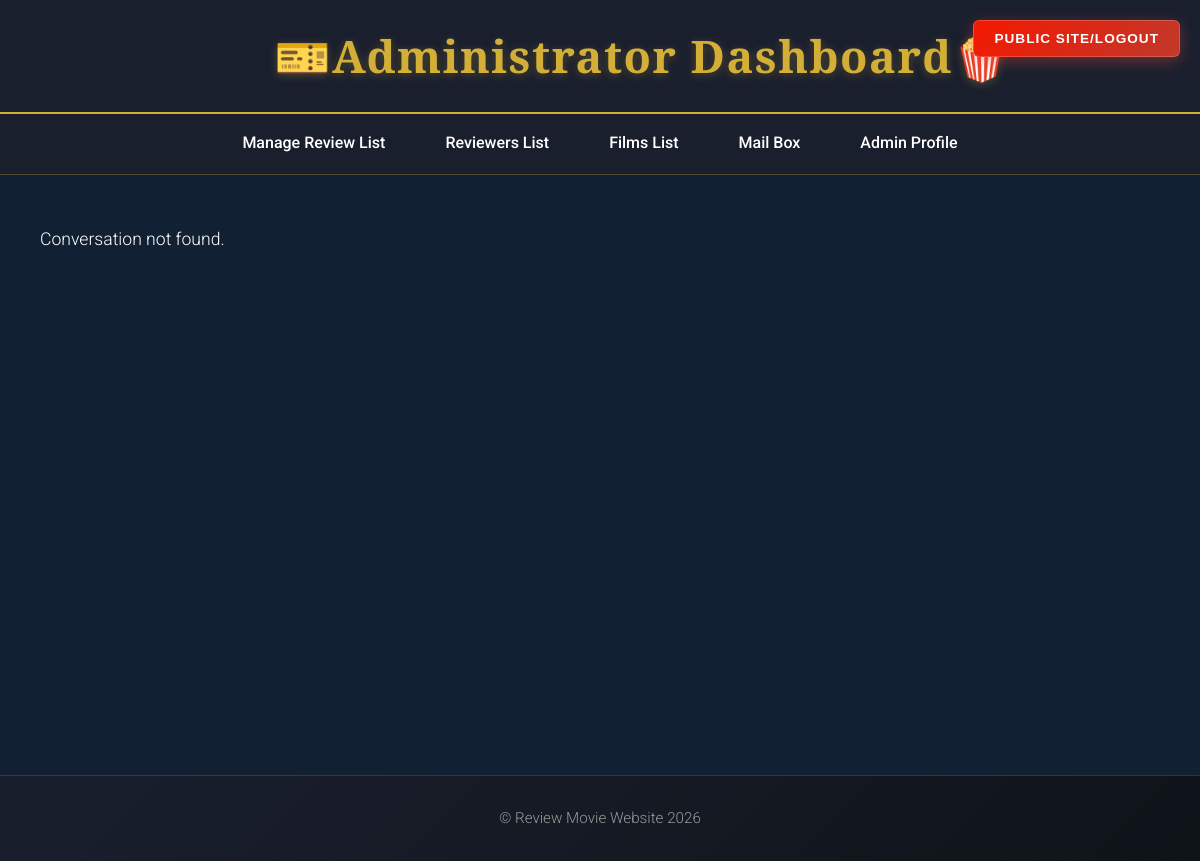
The app's page /Admin/conversation.php?id=40 (signed in), older data.
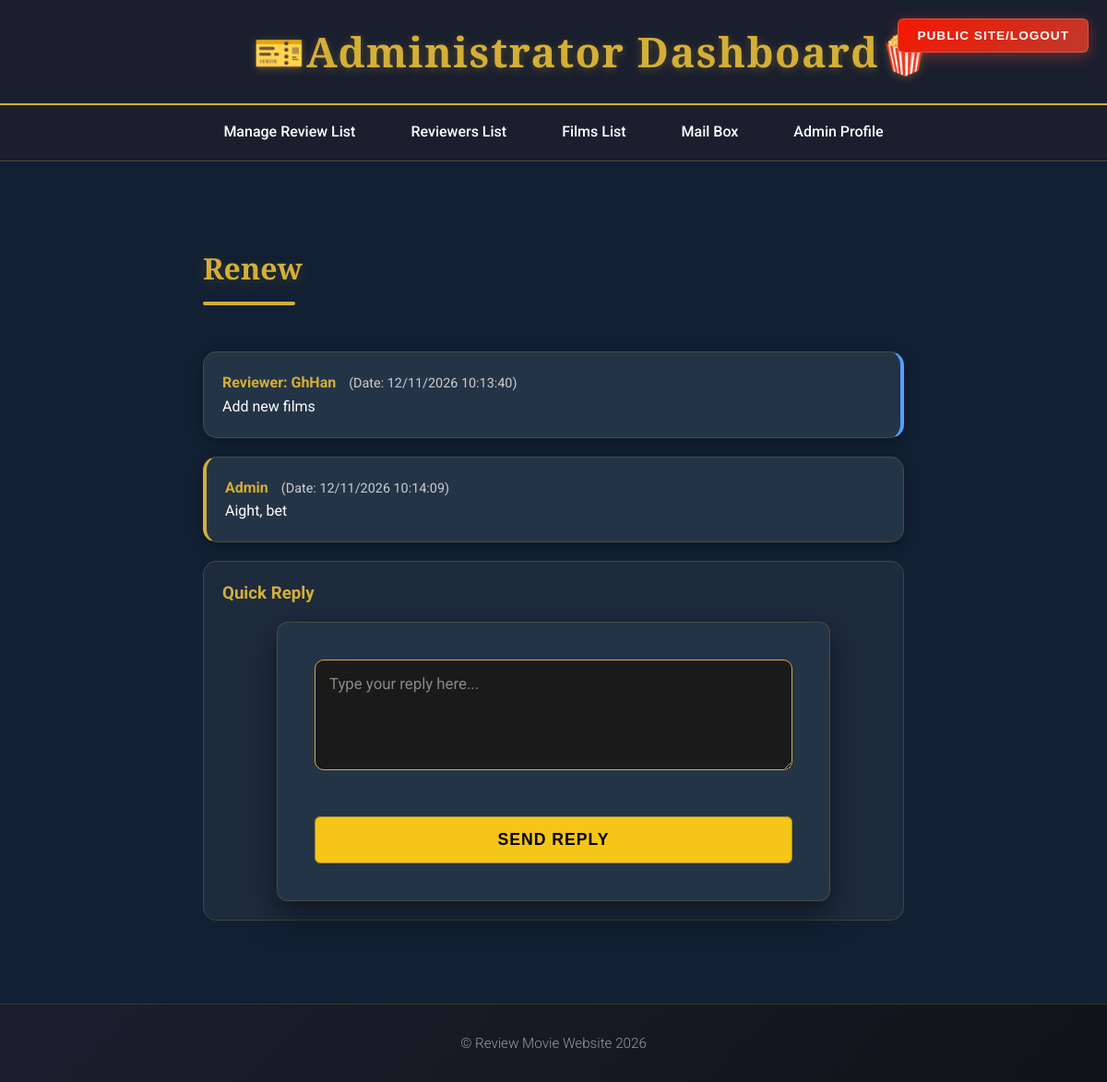
The same page, newer data.
### tables this page shows
CREATE TABLE `mails_box` (
  `id` int(11) NOT NULL,
  `conversation_id` int(11) NOT NULL,
  `sender` enum('reviewer','admin') NOT NULL,
  `reviewers_id` int(11) DEFAULT NULL,
  `subject` varchar(255) NOT NULL,
  `body` text NOT NULL,
  `created_at` timestamp NOT NULL DEFAULT current_timestamp(),
  `is_read` tinyint(1) DEFAULT 0
);

CREATE TABLE `reviewers` (
  `id` int(11) NOT NULL,
  `username` varchar(100) NOT NULL,
  `phone_number` varchar(255) NOT NULL,
  `email` varchar(255) DEFAULT NULL,
  `created_at` datetime DEFAULT current_timestamp(),
  `password_hash` varchar(255) DEFAULT NULL,
  `is_banned` tinyint(1) NOT NULL DEFAULT 0,
  `ban_message` text DEFAULT NULL,
  `banned_at` datetime DEFAULT NULL,
  `avatar_path` varchar(255) DEFAULT NULL
);

### includes/bootstrap.php (called while the page is built, shortened)
<?php
require_once __DIR__ . '/../classes/Database.php';
require_once __DIR__ . '/../classes/Review.php';
require_once __DIR__ . '/../classes/Conversation.php';
$conversationModel = new Conversation();

### classes/Conversation.php (called while the page is built, shortened)
<?php
class Conversation
{
    public function getConversation($pdo, $conversation_id)
    {
        $parameters = [':cid' => $conversation_id];
        $sql = "SELECT
                    m.*,
                    r.username
                FROM mails_box m
                LEFT JOIN reviewers r ON m.reviewers_id = r.id
                WHERE m.conversation_id = :cid
                ORDER BY m.created_at ASC";
        $query = Database::query($pdo, $sql, $parameters);
        return $query->fetchAll();
    }
}

### classes/Database.php (called while the page is built, shortened)
<?php
class Database
{
    public static function query($pdo, $sql, $parameters = [])
    {
        $query = $pdo->prepare($sql);
        $query->execute($parameters);
        return $query;
    }
}

### templates/admin_conversation.html.php (the view, shortened to what this page needs)
<div class="conversation-wrapper">
    <h2 style="text-align: left; width: 100%;"><?= htmlspecialchars($messages[0]['subject'] ?? 'No Subject') ?></h2>
    <div class="glass-chat-container">
        <?php foreach ($messages as $mail): ?>
            <div class="glass-bubble <?= $mail['sender'] === 'admin' ? 'msg-admin' : 'msg-reviewer' ?>">
                <div class="msg-header">
                    <strong style="color: var(--accent);">
                        <?php
                        if ($mail['sender'] === 'admin') {
                            echo "Admin";
                        } else {
                            echo "Reviewer: " . htmlspecialchars($mail['username'] ?? '');
                        }
                        ?>
                        <span class="review-date" style="font-weight: normal; border:none; padding:0; margin-left:10px;">
                            (Date: <?= date('d/m/Y H:i:s', strtotime($mail['created_at'])) ?>)
                        </span>
                    </strong>
                </div>
                <div class="msg-body">
                    <?= nl2br(htmlspecialchars($mail['body'])) ?>
                </div>
            </div>
        <?php endforeach; ?>
    </div>
    <div class="glass-reply-area" style="width: 100%; margin-top: 20px; padding: 20px; background: rgba(255,255,255,0.05); border-radius: 15px; border: 1px solid rgba(212,175,55,0.2);">
        <h3 style="color: var(--accent); margin-bottom: 15px;">Quick Reply</h3>
        <form method="post" action="">
            <textarea name="reply_message" placeholder="Type your reply here..." required
                style="width: 100%; min-height: 120px; background: #1a1a1a; color: white; border: 1px solid var(--accent); border-radius: 10px; padding: 15px;"></textarea>
            <div style="text-align: right; margin-top: 15px;">
                <button type="submit" name="submit_reply" class="btn-send">SEND REPLY</button>
            </div>
        </form>
    </div>
</div>

### Admin/conversation.php (shortened to what this page needs)
<?php
require_once __DIR__ . '/../includes/bootstrap.php';
$database = Database::getConnection();
$id = $_GET['id'] ?? null;
try {
    $messages = $conversationModel->getConversation($database, $id);
    if (!$messages) {
        throw new Exception("Conversation not found.");
    }
    include '../templates/admin_conversation.html.php';
} catch (Exception $e) {
    $output = "<p>" . $e->getMessage() . "</p>";
}
include '../templates/admin_layout.html.php';

Row changes from the older to the newer data that the page shows:
added mails_box: subject "Renew", reviewers.username "GhHan", created_at "12/11/2026 10:13:40", body "Add new films", sender "reviewer" (drawn)
added mails_box: sender "Admin", created_at "12/11/2026 10:14:09", body "Aight, bet"
Text that changed along with them:
$e->getMessage(): "Conversation not found." → (not shown)
text now shown: "Quick Reply SEND REPLY"
